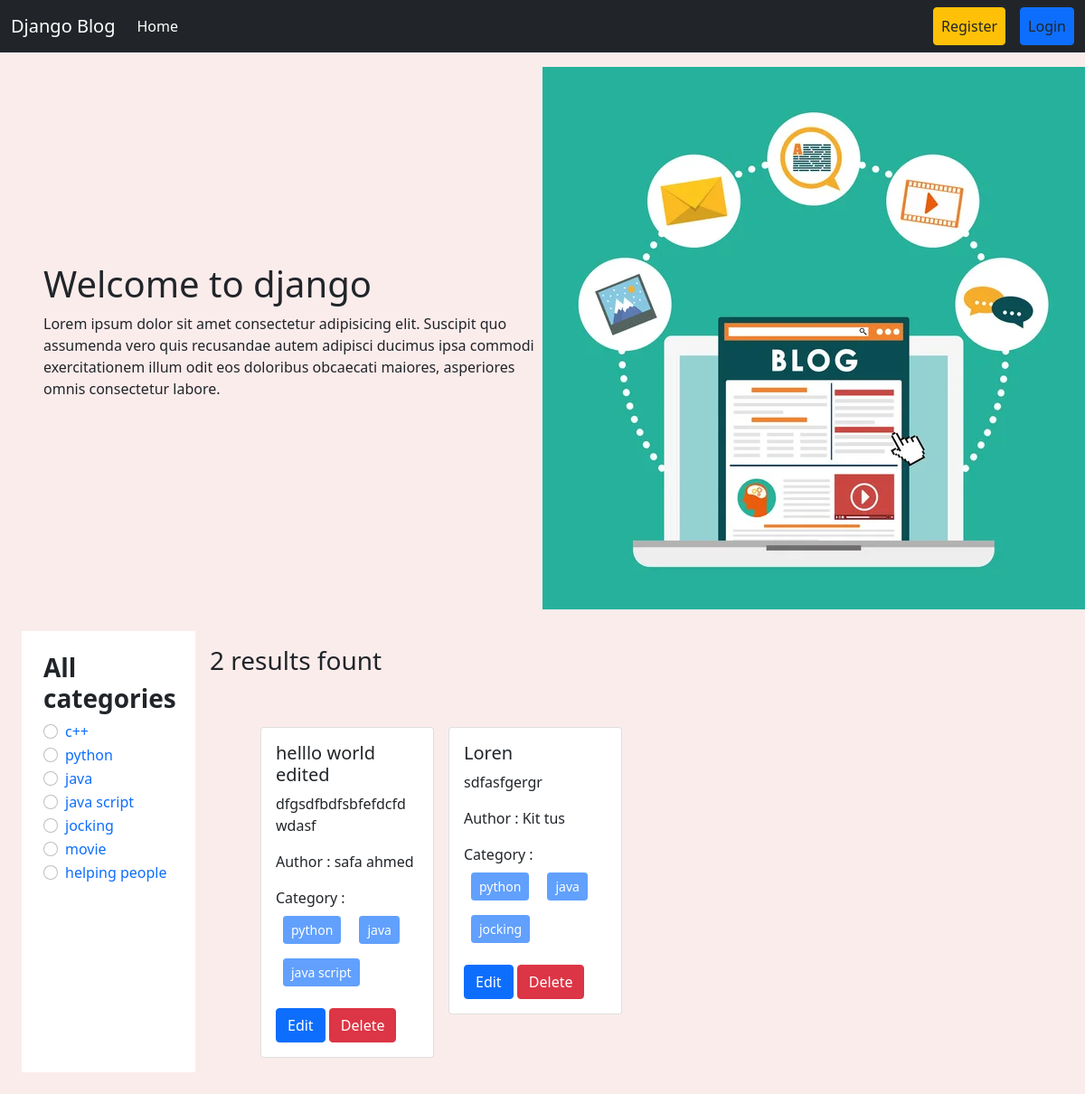
The page /category/python/ on the database its author committed.
### categories/models.py (models this page shows, shortened)
class Category(models.Model):
    name = models.CharField(max_length=100)
    slug = models.SlugField(max_length=100,null=True,blank=True,unique=True)

### posts/models.py (models this page shows)
class Post(models.Model):
    title = models.CharField(max_length=100)
    content = models.TextField()
    catagory = models.ManyToManyField(Category)
    author = models.ForeignKey(User, on_delete=models.CASCADE)
    def __str__(self):
        return self.title

### blog_project/views.py (the view)
# urls.py: path('', views.home ,  name = 'homepage'),
def home(request , category_slug = None):
    data = Post.objects.all()
    if category_slug is not None:
        category = Category.objects.get(slug=category_slug)
        data = Post.objects.filter(catagory = category)
    categories = Category.objects.all()
    print(data)
    return render(request , 'home.html',{'data':data , 'categories':categories})

### templates/home.html
{% extends 'base.html' %}
{% load static %}
{% block contant %}
<div class="d-flex flex-wrap px-5 pt-3 align-items-center">
    <div class="col-6">
        <h1>Welcome to django</h1>
        <p>Lorem ipsum dolor sit amet consectetur adipisicing elit. Suscipit quo assumenda vero quis recusandae autem adipisci ducimus ipsa commodi exercitationem illum odit eos doloribus obcaecati maiores, asperiores omnis consectetur labore.</p>
    </div>
    <div class="col-6">
        <img src="{% static 'header.jpg' %}" alt="">
    </div>
</div>
<div class="d-flex flex-wrap p-4">
    <div class="col-2 bg-white p-4">
        <h3 style="font-weight: bold;">All categories</h3>
        {% for cat in categories %}
        <div class="form-check">
            <input class="form-check-input" type="radio" name="categories" id="{{cat.id}}">
            <label class="form-check-label" for="{{cat.id}}">
                <a href="{% url 'category_wise_post' cat.slug%}" style="text-decoration: none;">{{cat.name}}</a>
            </label>
        </div>
        {% endfor %}
    </div>
    <div class="col-10 p-3">
        <h3>{{data|length}} results fount</h3>
        <div class="d-flex flex-wrap px-5 pt-5">
            {% for post in data %}
            <div class="col-sm-3 ">
                <div class="card mx-2">
                    <div class="card-body">
                        <h5 class="card-title">{{post.title}}</h5>
                        <p class="card-text">{{post.content}}</p>
                        <p>Author : {{post.author.first_name}} {{post.author.last_name}}</p>
                        <p>
                            Category : {% for cat in post.catagory.all %}
                            <button class="btn btn-primary btn-sm m-2" disabled> {{cat.name}} </button>
                            {% endfor %}
                        </p>
                        <a href="{% url 'edit_post' post.id %}" class="btn btn-primary">Edit</a>
                        <a href="{% url 'delete_post' post.id %}" class="btn btn-danger">Delete</a>
                    </div>
                </div>
            </div>
            {% endfor %}
        </div>
    </div>
</div>
{% endblock %}

### rows shown on the page
Category: name "c++"
Category: name "python"
Category: name "java"
Category: name "java script"
Category: name "jocking"
Category: name "movie"
Category: name "helping people"
Post: title "helllo world edited", content "dfgsdfbdfsbfefdcfd wdasf", author.first_name "safa", author.last_name "ahmed"
Post: title "Loren", content "sdfasfgergr", author.first_name "Kit", author.last_name "tus"

### other values the page prints
{{ data|length }} "2"
